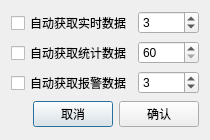
<?xml version="1.0" encoding="UTF-8"?>
<ui version="4.0">
 <class>Dialog_set_interval_time</class>
 <widget class="QDialog" name="Dialog_set_interval_time">
  <property name="geometry">
   <rect>
    <x>0</x>
    <y>0</y>
    <width>207</width>
    <height>140</height>
   </rect>
  </property>
  <property name="windowTitle">
   <string>设置自动获取时间间隔</string>
  </property>
  <layout class="QHBoxLayout" name="horizontalLayout_2">
   <item>
    <layout class="QVBoxLayout" name="verticalLayout_2">
     <item>
      <layout class="QVBoxLayout" name="verticalLayout">
       <item>
        <layout class="QHBoxLayout" name="horizontalLayout_4">
         <item>
          <widget class="QCheckBox" name="checkBox_RT">
           <property name="sizePolicy">
            <sizepolicy hsizetype="Minimum" vsizetype="Fixed">
             <horstretch>5</horstretch>
             <verstretch>0</verstretch>
            </sizepolicy>
           </property>
           <property name="text">
            <string>自动获取实时数据</string>
           </property>
          </widget>
         </item>
         <item>
          <widget class="QSpinBox" name="spinBox_RT">
           <property name="sizePolicy">
            <sizepolicy hsizetype="Minimum" vsizetype="Fixed">
             <horstretch>3</horstretch>
             <verstretch>0</verstretch>
            </sizepolicy>
           </property>
           <property name="minimum">
            <number>1</number>
           </property>
           <property name="maximum">
            <number>99999</number>
           </property>
           <property name="value">
            <number>3</number>
           </property>
          </widget>
         </item>
        </layout>
       </item>
       <item>
        <layout class="QHBoxLayout" name="horizontalLayout_5">
         <item>
          <widget class="QCheckBox" name="checkBox_ST">
           <property name="text">
            <string>自动获取统计数据</string>
           </property>
          </widget>
         </item>
         <item>
          <widget class="QSpinBox" name="spinBox_ST">
           <property name="minimum">
            <number>60</number>
           </property>
           <property name="maximum">
            <number>99999</number>
           </property>
          </widget>
         </item>
        </layout>
       </item>
       <item>
        <layout class="QHBoxLayout" name="horizontalLayout_6">
         <item>
          <widget class="QCheckBox" name="checkBox_AL">
           <property name="text">
            <string>自动获取报警数据</string>
           </property>
          </widget>
         </item>
         <item>
          <widget class="QSpinBox" name="spinBox_AL">
           <property name="minimum">
            <number>1</number>
           </property>
           <property name="maximum">
            <number>99999</number>
           </property>
           <property name="value">
            <number>3</number>
           </property>
          </widget>
         </item>
        </layout>
       </item>
      </layout>
     </item>
     <item>
      <layout class="QHBoxLayout" name="horizontalLayout">
       <item>
        <spacer name="horizontalSpacer">
         <property name="orientation">
          <enum>Qt::Horizontal</enum>
         </property>
         <property name="sizeHint" stdset="0">
          <size>
           <width>40</width>
           <height>20</height>
          </size>
         </property>
        </spacer>
       </item>
       <item>
        <widget class="QPushButton" name="pushButton_cancel">
         <property name="text">
          <string>取消</string>
         </property>
        </widget>
       </item>
       <item>
        <widget class="QPushButton" name="pushButton_enter">
         <property name="text">
          <string>确认</string>
         </property>
        </widget>
       </item>
      </layout>
     </item>
    </layout>
   </item>
  </layout>
 </widget>
 <resources/>
 <connections/>
</ui>
